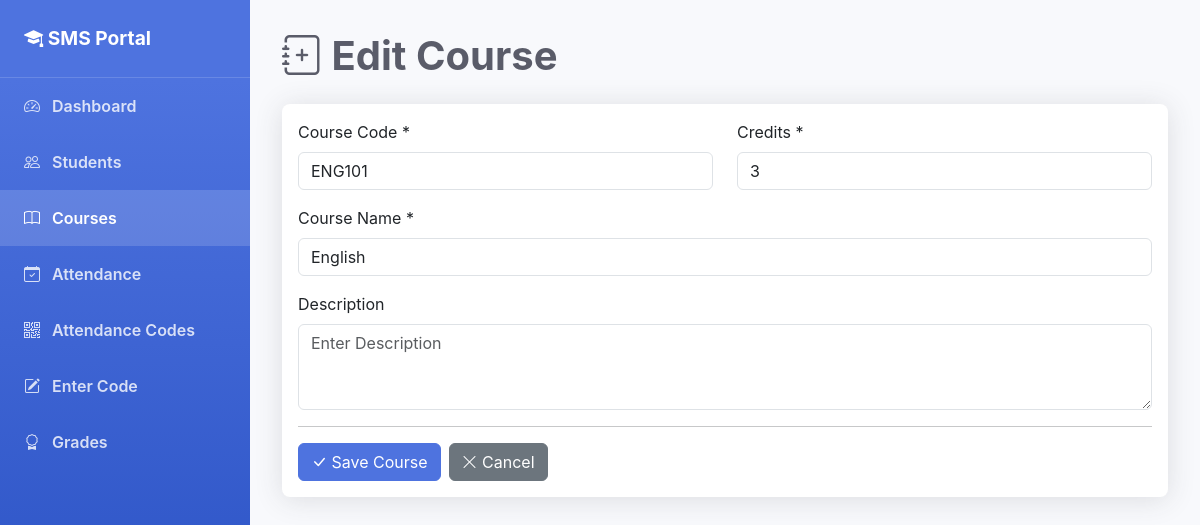
Screenshot of /courses/1/edit/ with the database file from the repository.
### students/models.py (models this page shows, shortened)
class Course(models.Model):
    name = models.CharField(max_length=100)
    code = models.CharField(max_length=20, unique=True)
    credits = models.IntegerField(default=3)
    description = models.TextField(blank=True)
    created_at = models.DateTimeField(auto_now_add=True)
    class Meta:
        ordering = ['code']

### students/views.py (the view)
# urls.py: path('courses/<int:pk>/edit/', views.course_update, name='course_update'),
def course_update(request, pk):
    course = get_object_or_404(Course, pk=pk)
    if request.method == 'POST':
        form = CourseForm(request.POST, instance=course)
        if form.is_valid():
            form.save()
            messages.success(request, f'Course {course.name} updated successfully!')
            return redirect('course_detail', pk=pk)
    else:
        form = CourseForm(instance=course)
    return render(request, 'students/course_form.html', {'form': form, 'title': 'Edit Course', 'course': course})

### students/forms.py
class CourseForm(forms.ModelForm):
    class Meta:
        model = Course
        fields = ['name', 'code', 'credits', 'description']
        widgets = {
            'name': forms.TextInput(attrs={'class': 'form-control', 'placeholder': 'Enter Course Name'}),
            'code': forms.TextInput(attrs={'class': 'form-control', 'placeholder': 'Enter Course Code'}),
            'credits': forms.NumberInput(attrs={'class': 'form-control', 'min': 1, 'max': 10}),
            'description': forms.Textarea(attrs={'class': 'form-control', 'rows': 3, 'placeholder': 'Enter Description'}),
        }

### students/templates/students/course_form.html (shortened to what this page needs)
{% extends 'students/base.html' %}
{% block content %}
<div class="page-header">
    <h1><i class="bi bi-journal-plus"></i> {{ title }}</h1>
</div>
<div class="card">
    <div class="card-body">
        <form method="POST">
            <div class="row">
                <div class="col-md-6 mb-3">
                    <label for="id_code" class="form-label">Course Code *</label>
                    {{ form.code }}
                </div>
                <div class="col-md-6 mb-3">
                    <label for="id_credits" class="form-label">Credits *</label>
                    {{ form.credits }}
                </div>
            </div>
            <div class="mb-3">
                <label for="id_name" class="form-label">Course Name *</label>
                {{ form.name }}
            </div>
            <div class="mb-3">
                <label for="id_description" class="form-label">Description</label>
                {{ form.description }}
            </div>
            <hr>
            <div class="d-flex gap-2">
                <button type="submit" class="btn btn-primary">
                    <i class="bi bi-check-lg"></i> Save Course
                </button>
                <a href="{% url 'course_list' %}" class="btn btn-secondary">
                    <i class="bi bi-x-lg"></i> Cancel
                </a>
            </div>
        </form>
    </div>
</div>
{% endblock %}

### students/templates/students/base.html (style rules this page uses)
:root { --primary-color: #4e73df; --secondary-color: #858796; --success-color: #1cc88a; --info-color: #36b9cc; --warning-color: #f6c23e; --danger-color: #e74a3b; }
body { background-color: #f8f9fc; font-family: 'Nunito', -apple-system, BlinkMacSystemFont, 'Segoe UI', Roboto, sans-serif; }
.card { border: none; box-shadow: 0 0.15rem 1.75rem 0 rgba(58, 59, 69, 0.15); border-radius: 0.5rem; }
.btn-primary { background-color: var(--primary-color); border-color: var(--primary-color); }
.page-header { margin-bottom: 1.5rem; }
.page-header h1 { color: #5a5c69; font-weight: 700; }

### rows the page displays
Course: code "ENG101", credits "3", name "English"

### other values shown
{{ title }} "Edit Course"
